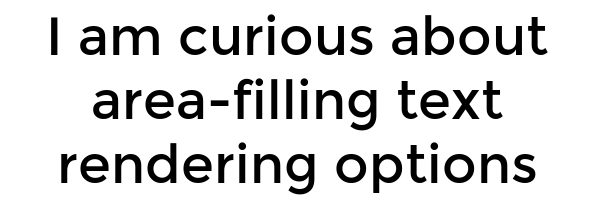
#> input picture Text Scanner Using Computer Vision/image.png, 600 x 200 px, given in place of the camera
$ python Tracking_object.py
#> lines starting #> are read from the running program, lines starting #| are printed output that depends on the picture; after the words box and inside, x2 and y2 are one past the last pixel; in counts of white or black regions, pixels touching at a corner belong together
import cv2
import numpy as np

cam=cv2.VideoCapture(0)
lower_white=np.array([0,0,220])
upper_white=np.array([172,111,255])
while(1):
    ret,frame=cam.read()
#> frame is the input picture: shape (200, 600, 3); min 0, max 255, mean 218.3

    #Smoothen image
    img_smooth=cv2.GaussianBlur(frame,(7,7),0)
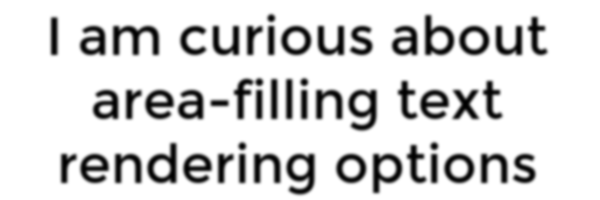
#> img_smooth: shape (200, 600, 3); min 0, max 255, mean 218.3

    #Threshold image for white color

    image_hsv=cv2.cvtColor(img_smooth,cv2.COLOR_BGR2HSV)
#> image_hsv: shape (200, 600, 3); mean H, S, V 0, 0, 218.3
    img_threshold=cv2.inRange(image_hsv,lower_white,upper_white)
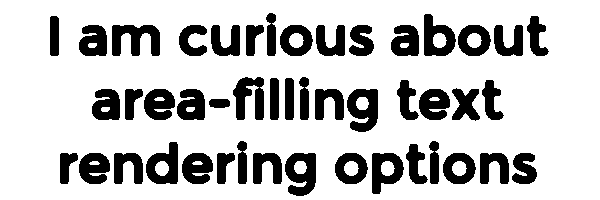
#> img_threshold: shape (200, 600); 77.6% white; 46 black regions
    contours,hierarchy=cv2.findContours(img_threshold,cv2.RETR_TREE,cv2.CHAIN_APPROX_NONE)
#> contours = 64 contours; largest, box (x1, y1, x2, y2) and area: (0, 0, 600, 200) 119201, (284, 152, 317, 197) 1144, (346, 88, 379, 133) 1144, (111, 24, 161, 57) 1086, (145, 141, 179, 185) 1056

    #Find index of largest contour

    if(len(contours)!=0):
       areas=[cv2.contourArea(c) for c in contours]
#> areas = 64 values, max 119201 at index 0, min 24 at index 14, mean 2376


       max_index=np.argmax(areas)
#> max_index = 0
       cnt=contours[max_index]
#> cnt = contour of 1596 points, box (x1, y1, x2, y2) (0, 0, 600, 200), area 119201
       x,y,w,h=cv2.boundingRect(cnt)
#> x = 0; y = 0; w = 600; h = 200
       cv2.rectangle(frame,(x,y),(x+w,y+h),(255,0,0),3)
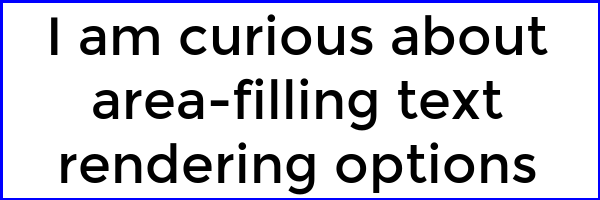
#> frame: shape (200, 600, 3); 3.31% of pixels changed, all inside (x1, y1, x2, y2) = (0, 0, 600, 200)
    cv2.imshow("Frame",frame)

    key=cv2.waitKey(10)
#> (key q is pressed here)
    if cv2.waitKey(1) & 0xFF==ord('q'):
#> (key q is pressed here)
        break


cam.release()
cv2.destroyAllWindows()
